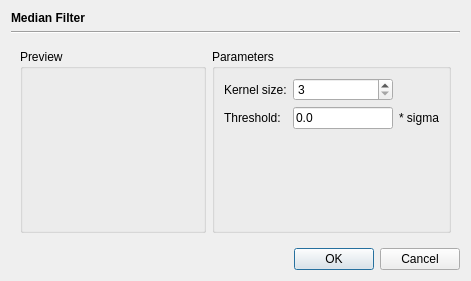
<?xml version="1.0" encoding="UTF-8"?>
<ui version="4.0">
 <class>OpMedianDialog</class>
 <widget class="QDialog" name="OpMedianDialog">
  <property name="geometry">
   <rect>
    <x>0</x>
    <y>0</y>
    <width>471</width>
    <height>281</height>
   </rect>
  </property>
  <property name="windowTitle">
   <string>Dialog</string>
  </property>
  <layout class="QVBoxLayout" name="verticalLayout">
   <item>
    <widget class="QLabel" name="label">
     <property name="font">
      <font>
       <bold>true</bold>
      </font>
     </property>
     <property name="text">
      <string>Median Filter</string>
     </property>
    </widget>
   </item>
   <item>
    <widget class="Line" name="line">
     <property name="orientation">
      <enum>Qt::Horizontal</enum>
     </property>
    </widget>
   </item>
   <item>
    <widget class="QWidget" name="widget_2" native="true">
     <layout class="QHBoxLayout" name="horizontalLayout">
      <item>
       <widget class="QGroupBox" name="groupBox_2">
        <property name="title">
         <string>Preview</string>
        </property>
        <layout class="QHBoxLayout" name="horizontalLayout_2">
         <item>
          <widget class="PreviewWidget" name="previewWidget" native="true"/>
         </item>
        </layout>
       </widget>
      </item>
      <item>
       <widget class="QGroupBox" name="groupBox">
        <property name="title">
         <string>Parameters</string>
        </property>
        <layout class="QGridLayout" name="gridLayout">
         <item row="1" column="0">
          <widget class="QLabel" name="label_2">
           <property name="text">
            <string>Threshold:</string>
           </property>
          </widget>
         </item>
         <item row="1" column="1">
          <widget class="QLineEdit" name="thresholdField">
           <property name="sizePolicy">
            <sizepolicy hsizetype="Fixed" vsizetype="Fixed">
             <horstretch>0</horstretch>
             <verstretch>0</verstretch>
            </sizepolicy>
           </property>
           <property name="maximumSize">
            <size>
             <width>100</width>
             <height>16777215</height>
            </size>
           </property>
           <property name="text">
            <string>0.0</string>
           </property>
          </widget>
         </item>
         <item row="0" column="1">
          <widget class="QSpinBox" name="kernelSizeBox">
           <property name="sizePolicy">
            <sizepolicy hsizetype="Fixed" vsizetype="Fixed">
             <horstretch>0</horstretch>
             <verstretch>0</verstretch>
            </sizepolicy>
           </property>
           <property name="maximumSize">
            <size>
             <width>100</width>
             <height>16777215</height>
            </size>
           </property>
           <property name="minimum">
            <number>3</number>
           </property>
           <property name="maximum">
            <number>15</number>
           </property>
           <property name="singleStep">
            <number>2</number>
           </property>
          </widget>
         </item>
         <item row="1" column="2">
          <widget class="QLabel" name="label_3">
           <property name="text">
            <string>* sigma</string>
           </property>
          </widget>
         </item>
         <item row="0" column="0">
          <widget class="QLabel" name="label_4">
           <property name="text">
            <string>Kernel size:</string>
           </property>
          </widget>
         </item>
         <item row="2" column="0">
          <spacer name="verticalSpacer">
           <property name="orientation">
            <enum>Qt::Vertical</enum>
           </property>
           <property name="sizeHint" stdset="0">
            <size>
             <width>20</width>
             <height>40</height>
            </size>
           </property>
          </spacer>
         </item>
        </layout>
       </widget>
      </item>
     </layout>
    </widget>
   </item>
   <item>
    <widget class="QDialogButtonBox" name="buttonBox">
     <property name="orientation">
      <enum>Qt::Horizontal</enum>
     </property>
     <property name="standardButtons">
      <set>QDialogButtonBox::Cancel|QDialogButtonBox::Ok</set>
     </property>
    </widget>
   </item>
  </layout>
 </widget>
 <customwidgets>
  <customwidget>
   <class>PreviewWidget</class>
   <extends>QWidget</extends>
   <header location="global">fitsbase/widgets/previewwidget.h</header>
   <container>1</container>
  </customwidget>
 </customwidgets>
 <tabstops>
  <tabstop>kernelSizeBox</tabstop>
  <tabstop>thresholdField</tabstop>
 </tabstops>
 <resources/>
 <connections>
  <connection>
   <sender>buttonBox</sender>
   <signal>accepted()</signal>
   <receiver>OpMedianDialog</receiver>
   <slot>accept()</slot>
   <hints>
    <hint type="sourcelabel">
     <x>248</x>
     <y>254</y>
    </hint>
    <hint type="destinationlabel">
     <x>157</x>
     <y>274</y>
    </hint>
   </hints>
  </connection>
  <connection>
   <sender>buttonBox</sender>
   <signal>rejected()</signal>
   <receiver>OpMedianDialog</receiver>
   <slot>reject()</slot>
   <hints>
    <hint type="sourcelabel">
     <x>316</x>
     <y>260</y>
    </hint>
    <hint type="destinationlabel">
     <x>286</x>
     <y>274</y>
    </hint>
   </hints>
  </connection>
 </connections>
</ui>
